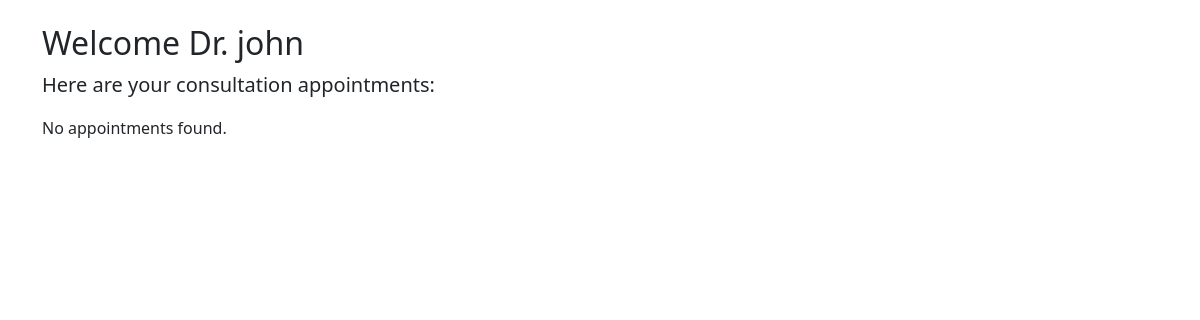
/doctor_dashboard (signed in), run on an earlier commit of the app's database.
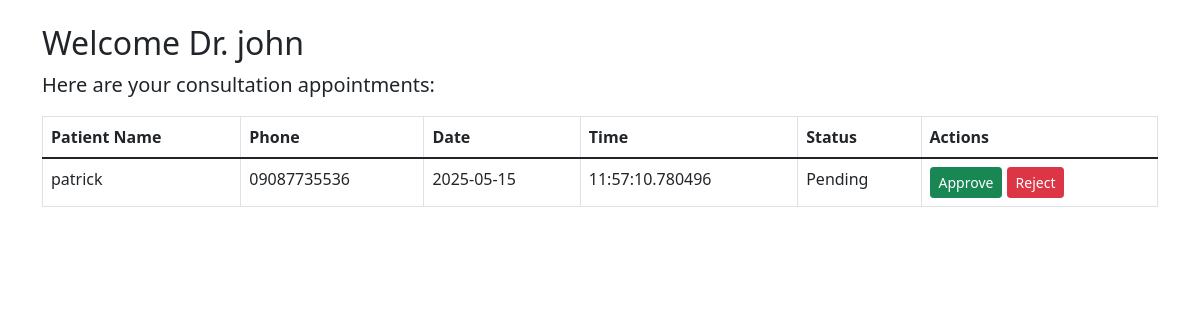
And on a later commit of the database.
### run.py (models this page shows, shortened)
class Doctor(db.Model):
    id = db.Column(db.Integer, primary_key=True)
    name = db.Column(db.String(100))
    email = db.Column(db.String(100))
    phone = db.Column(db.String(20))
    dob = db.Column(db.Date)
    gender = db.Column(db.String(10))
    marital_status = db.Column(db.String(20))
    address = db.Column(db.String(200))
    state = db.Column(db.String(50))
    hospital_id = db.Column(db.Integer, db.ForeignKey('hospital.id'))
    password = db.Column(db.String(200))  # <-- Add this line
    hospital = db.relationship('Hospital', backref='doctors')

class Consultation(db.Model):
    id = db.Column(db.Integer, primary_key=True)
    user_id = db.Column(db.Integer, db.ForeignKey('user.id'))
    doctor_id = db.Column(db.Integer, db.ForeignKey('doctor.id'))
    status = db.Column(db.String(20), default="Pending")  # Pending, Approved, Rejected
    appointment_date = db.Column(db.Date)
    appointment_time = db.Column(db.Time)
    user = db.relationship('User', backref='consultations')
    doctor = db.relationship('Doctor', backref='consultations')

class User(db.Model, UserMixin):  # Patient
    id = db.Column(db.Integer, primary_key=True)
    name = db.Column(db.String(120), nullable=False)
    email = db.Column(db.String(120), unique=True, nullable=False)
    phone = db.Column(db.String(15), nullable=False)
    dob = db.Column(db.Date, nullable=False)
    gender = db.Column(db.String(10), nullable=False)
    marital_status = db.Column(db.String(20), nullable=False)
    address = db.Column(db.String(200), nullable=False)
    state = db.Column(db.String(50), nullable=False)
    password_hash = db.Column(db.String(128), nullable=False)

### run.py (the view)
@app.route('/doctor_dashboard')
def doctor_dashboard():
    if 'doctor' not in session:
        return redirect(url_for('doctor_login'))
    doctor = Doctor.query.get(session['doctor'])
    consultations = Consultation.query.filter_by(doctor_id=doctor.id).all()
    return render_template('doctor_dashboard.html', doctor=doctor, consultations=consultations)

### templates/doctor_dashboard.html (shortened to what this page needs)
<!DOCTYPE html>
<html lang="en">
<head>
    <link href="https://cdn.jsdelivr.net/npm/bootstrap@5.1.3/dist/css/bootstrap.min.css" rel="stylesheet">
</head>
<body>
<div class="container mt-4">
    <h2>Welcome Dr. {{ doctor.name }}</h2>
    <p class="lead">Here are your consultation appointments:</p>
    {% if consultations %}
        <table class="table table-bordered">
            <thead>
                <tr>
                    <th>Patient Name</th>
                    <th>Phone</th>
                    <th>Date</th>
                    <th>Time</th>
                    <th>Status</th>
                    <th>Actions</th>
                </tr>
            </thead>
            <tbody>
                {% for consult in consultations %}
                <tr>
                    <td>{{ consult.user.name }}</td>
                    <td>{{ consult.user.phone }}</td>
                    <td>{{ consult.appointment_date }}</td>
                    <td>{{ consult.appointment_time }}</td>
                    <td>{{ consult.status }}</td>
                    <td>
                        {% if consult.status == "Pending" %}
                            <a href="{{ url_for('approve_appointment', consultation_id=consult.id) }}" class="btn btn-success btn-sm">Approve</a>
                            <a href="{{ url_for('reject_appointment', consultation_id=consult.id) }}" class="btn btn-danger btn-sm">Reject</a>
                        {% else %}
                            <span class="text-muted">No action</span>
                        {% endif %}
                    </td>
                </tr>
                {% endfor %}
            </tbody>
        </table>
    {% else %}
        <p>No appointments found.</p>
    {% endif %}
</div>
</body>
</html>

What changed in the data, as far as the page shows it:
added Consultation: user.name "patrick", user.phone "09087735536", appointment_date "2025-05-15", appointment_time "11:57:10.780496", status "Pending"
Also different on the page:
text no longer shown: "No appointments found."
text now shown: "Patient Name Phone Date Time Status Actions"
